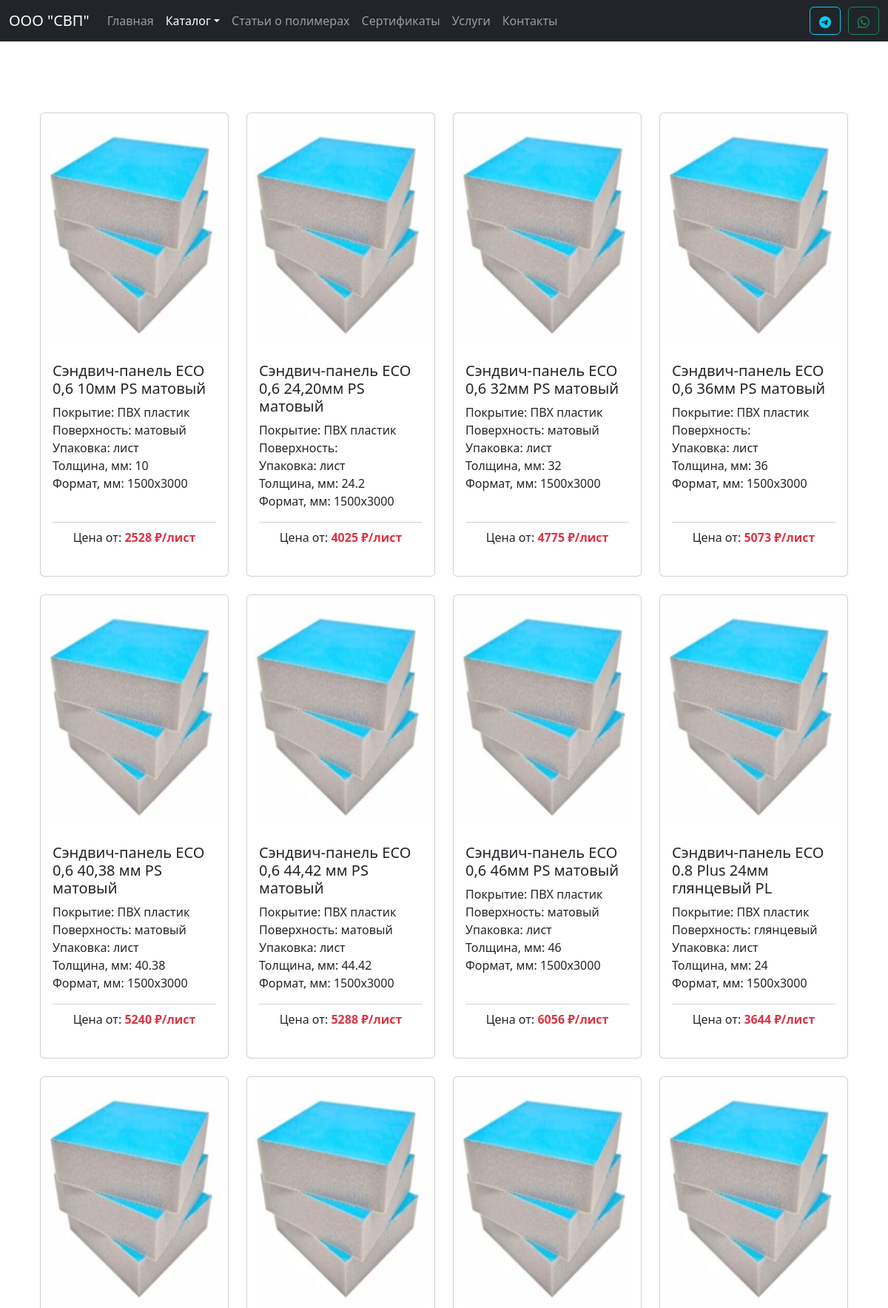
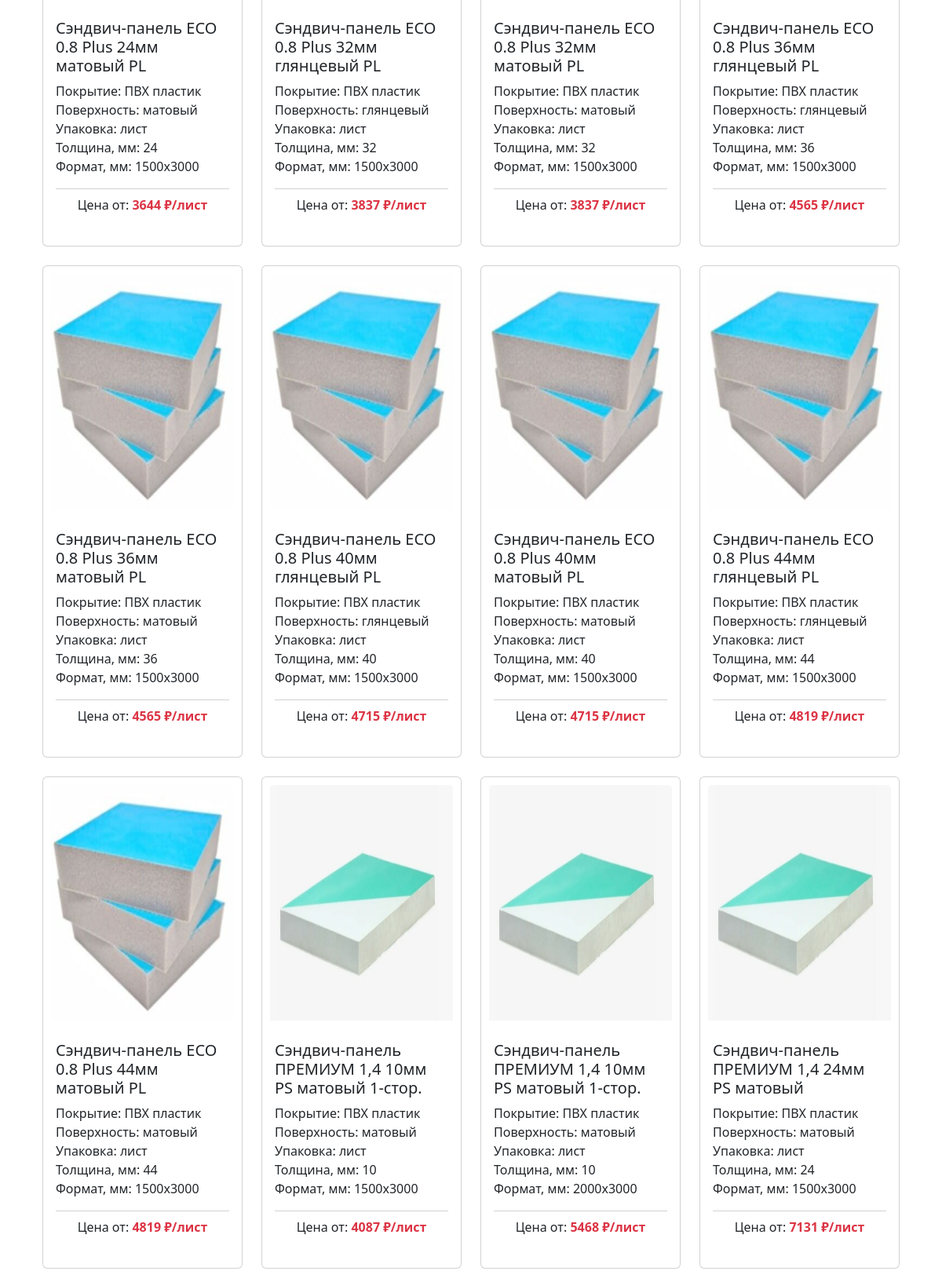
The app's page /catalog/sandwich/index.php (upper part) with its own data (2 pictures, top to bottom).
### tables this page shows
CREATE TABLE `products_sandwich` (
  `id` int(5) NOT NULL,
  `name` varchar(100) NOT NULL,
  `category` int(2) NOT NULL,
  `subcategory` int(2) DEFAULT NULL,
  `image` varchar(100) NOT NULL,
  `price` int(10) NOT NULL,
  `opt_price` int(10) NOT NULL,
  `diler_price` float NOT NULL COMMENT 'Дилерская цена',
  `pack` varchar(50) NOT NULL,
  `description` varchar(1000) NOT NULL,
  `surface_1` varchar(100) NOT NULL,
  `surface_2` varchar(100) NOT NULL,
  `length` int(10) NOT NULL,
  `width` int(10) NOT NULL,
  `thickness` float NOT NULL COMMENT 'Толщина',
  `description_full` varchar(3000) NOT NULL COMMENT 'Полное описание',
  `options` varchar(3000) NOT NULL COMMENT 'Основные характеристики',
  `recommendations` varchar(3000) NOT NULL COMMENT 'Рекомендации',
  `applying` varchar(3000) NOT NULL COMMENT 'Применение'
);

### catalog/sandwich/index.php (the view, shortened to what this page needs)
<?
include_once $_SERVER['DOCUMENT_ROOT'] . "/modules/header.php";
require($_SERVER['DOCUMENT_ROOT'] . '/database/db.php');
$sql = "SELECT * FROM products_sandwich ORDER BY name";
$result = $conn->query($sql);
if ($result->num_rows != 0) {
  $products = $result->fetch_all(MYSQLI_ASSOC);
}
?>
<div class="container my-5">
  <div class="container mt-5 mb-5">
    <div class="row row-cols-1 row-cols-md-4 g-4 justify-content-center">
      <?php foreach ($products as $product): ?>
        <div class="col">
          <a href="/catalog/sandwich/product?id=<?= $product['id']; ?>" class="card h-100 ki-card">
            <div style="padding:10px;">
              <img style="width: 100%; height: 300px;" src=<?= '/assets/images/catalog/' . $product['image'] ?> class="card-img-top" alt=<?= $product['name'] ?>>
            </div>
            <div class="card-body d-flex flex-column ">
              <h5 class="card-title"><?= $product['name'] ?></h5>
              <p class="card-text" style="flex:1;">
                Покрытие: <?= $product['surface_1'] ?><br>
                Поверхность: <?= $product['surface_2'] ?><br>
                Упаковка: <?= $product['pack'] ?><br>
                Толщина, мм: <?= $product['thickness'] ?><br>
                Формат, мм: <?= $product['length'] . 'x' . $product['width'] ?><br>
              <div class="card-footer bg-transparent d-flex justify-content-center px-0">
                <p>Цена от: <strong class="text-danger"><?= $product['opt_price']; ?> ₽/лист</strong></p>
              </div>
            </div>
          </a>
        </div>
      <?php endforeach; ?>
    </div>
  </div>
</div>
<? include_once $_SERVER['DOCUMENT_ROOT'] . "/modules/footer.php"; ?>

### assets/style.css (style rules this page uses)
body { min-height: 100vh; display: flex; flex-direction: column; }
.ki-card { translate: all .3s; text-decoration: none; }

### records on screen
products_sandwich: image (picture), name "Сэндвич-панель ECO 0,6 10мм PS матовый", surface_1 "ПВХ пластик", surface_2 "матовый", pack "лист", thickness "10", length "1500", width "3000", opt_price "2528"
products_sandwich: image (picture), name "Сэндвич-панель ECO 0,6 24,20мм PS матовый", surface_1 "ПВХ пластик", pack "лист", thickness "24.2", length "1500", width "3000", opt_price "4025"
products_sandwich: image (picture), name "Сэндвич-панель ECO 0,6 32мм PS матовый", surface_1 "ПВХ пластик", surface_2 "матовый", pack "лист", thickness "32", length "1500", width "3000", opt_price "4775"
products_sandwich: image (picture), name "Сэндвич-панель ECO 0,6 36мм PS матовый", surface_1 "ПВХ пластик", pack "лист", thickness "36", length "1500", width "3000", opt_price "5073"
products_sandwich: image (picture), name "Сэндвич-панель ECO 0,6 40,38 мм PS матовый", surface_1 "ПВХ пластик", surface_2 "матовый", pack "лист", thickness "40.38", length "1500", width "3000", opt_price "5240"
products_sandwich: image (picture), name "Сэндвич-панель ECO 0,6 44,42 мм PS матовый", surface_1 "ПВХ пластик", surface_2 "матовый", pack "лист", thickness "44.42", length "1500", width "3000", opt_price "5288"
products_sandwich: image (picture), name "Сэндвич-панель ECO 0,6 46мм PS матовый", surface_1 "ПВХ пластик", surface_2 "матовый", pack "лист", thickness "46", length "1500", width "3000", opt_price "6056"
products_sandwich: image (picture), name "Сэндвич-панель ECO 0.8 Plus 24мм глянцевый PL", surface_1 "ПВХ пластик", surface_2 "глянцевый", pack "лист", thickness "24", length "1500", width "3000", opt_price "3644"
products_sandwich: image (picture), name "Сэндвич-панель ECO 0.8 Plus 24мм матовый PL", surface_1 "ПВХ пластик", surface_2 "матовый", pack "лист", thickness "24", length "1500", width "3000", opt_price "3644"
products_sandwich: image (picture), name "Сэндвич-панель ECO 0.8 Plus 32мм глянцевый PL", surface_1 "ПВХ пластик", surface_2 "глянцевый", pack "лист", thickness "32", length "1500", width "3000", opt_price "3837"
products_sandwich: image (picture), name "Сэндвич-панель ECO 0.8 Plus 32мм матовый PL", surface_1 "ПВХ пластик", surface_2 "матовый", pack "лист", thickness "32", length "1500", width "3000", opt_price "3837"
products_sandwich: image (picture), name "Сэндвич-панель ECO 0.8 Plus 36мм глянцевый PL", surface_1 "ПВХ пластик", surface_2 "глянцевый", pack "лист", thickness "36", length "1500", width "3000", opt_price "4565"
products_sandwich: image (picture), name "Сэндвич-панель ECO 0.8 Plus 36мм матовый PL", surface_1 "ПВХ пластик", surface_2 "матовый", pack "лист", thickness "36", length "1500", width "3000", opt_price "4565"
products_sandwich: image (picture), name "Сэндвич-панель ECO 0.8 Plus 40мм глянцевый PL", surface_1 "ПВХ пластик", surface_2 "глянцевый", pack "лист", thickness "40", length "1500", width "3000", opt_price "4715"
products_sandwich: image (picture), name "Сэндвич-панель ECO 0.8 Plus 40мм матовый PL", surface_1 "ПВХ пластик", surface_2 "матовый", pack "лист", thickness "40", length "1500", width "3000", opt_price "4715"
products_sandwich: image (picture), name "Сэндвич-панель ECO 0.8 Plus 44мм глянцевый PL", surface_1 "ПВХ пластик", surface_2 "глянцевый", pack "лист", thickness "44", length "1500", width "3000", opt_price "4819"
products_sandwich: image (picture), name "Сэндвич-панель ECO 0.8 Plus 44мм матовый PL", surface_1 "ПВХ пластик", surface_2 "матовый", pack "лист", thickness "44", length "1500", width "3000", opt_price "4819"
products_sandwich: image (picture), name "Сэндвич-панель ПРЕМИУМ 1,4 10мм PS матовый 1-стор.", surface_1 "ПВХ пластик", surface_2 "матовый", pack "лист", thickness "10", length "1500", width "3000", opt_price "4087"
products_sandwich: image (picture), name "Сэндвич-панель ПРЕМИУМ 1,4 10мм PS матовый 1-стор.", surface_1 "ПВХ пластик", surface_2 "матовый", pack "лист", thickness "10", length "2000", width "3000", opt_price "5468"
products_sandwich: image (picture), name "Сэндвич-панель ПРЕМИУМ 1,4 24мм PS матовый", surface_1 "ПВХ пластик", surface_2 "матовый", pack "лист", thickness "24", length "1500", width "3000", opt_price "7131"
